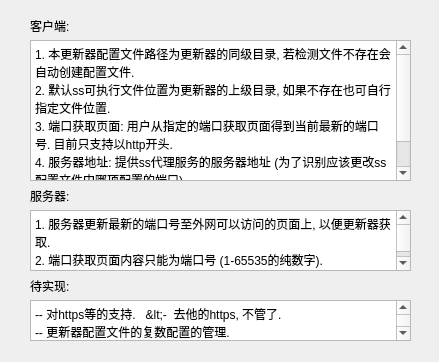
<?xml version="1.0" encoding="UTF-8"?>
<ui version="4.0">
 <class>About</class>
 <widget class="QWidget" name="About">
  <property name="geometry">
   <rect>
    <x>0</x>
    <y>0</y>
    <width>439</width>
    <height>362</height>
   </rect>
  </property>
  <property name="windowTitle">
   <string>关于</string>
  </property>
  <widget class="QPlainTextEdit" name="plainTextEdit">
   <property name="enabled">
    <bool>true</bool>
   </property>
   <property name="geometry">
    <rect>
     <x>30</x>
     <y>40</y>
     <width>381</width>
     <height>141</height>
    </rect>
   </property>
   <property name="readOnly">
    <bool>true</bool>
   </property>
   <property name="plainText">
    <string>1. 本更新器配置文件路径为更新器的同级目录, 若检测文件不存在会自动创建配置文件. 
2. 默认ss可执行文件位置为更新器的上级目录, 如果不存在也可自行指定文件位置. 
3. 端口获取页面: 用户从指定的端口获取页面得到当前最新的端口号. 目前只支持以http开头. 
4. 服务器地址: 提供ss代理服务的服务器地址 (为了识别应该更改ss配置文件中哪项配置的端口). 
5. 当前端口: 连接ss代理服务器的最新可用端口号. </string>
   </property>
  </widget>
  <widget class="QPlainTextEdit" name="plainTextEdit_2">
   <property name="geometry">
    <rect>
     <x>30</x>
     <y>210</y>
     <width>381</width>
     <height>61</height>
    </rect>
   </property>
   <property name="readOnly">
    <bool>true</bool>
   </property>
   <property name="plainText">
    <string>1. 服务器更新最新的端口号至外网可以访问的页面上, 以便更新器获取. 
2. 端口获取页面内容只能为端口号 (1-65535的纯数字). </string>
   </property>
  </widget>
  <widget class="QLabel" name="label">
   <property name="geometry">
    <rect>
     <x>30</x>
     <y>20</y>
     <width>54</width>
     <height>12</height>
    </rect>
   </property>
   <property name="text">
    <string>客户端: </string>
   </property>
  </widget>
  <widget class="QLabel" name="label_2">
   <property name="geometry">
    <rect>
     <x>30</x>
     <y>190</y>
     <width>54</width>
     <height>12</height>
    </rect>
   </property>
   <property name="text">
    <string>服务器: </string>
   </property>
  </widget>
  <widget class="QLabel" name="label_3">
   <property name="geometry">
    <rect>
     <x>30</x>
     <y>280</y>
     <width>54</width>
     <height>12</height>
    </rect>
   </property>
   <property name="text">
    <string>待实现: </string>
   </property>
  </widget>
  <widget class="QPlainTextEdit" name="plainTextEdit_3">
   <property name="geometry">
    <rect>
     <x>30</x>
     <y>300</y>
     <width>381</width>
     <height>41</height>
    </rect>
   </property>
   <property name="readOnly">
    <bool>true</bool>
   </property>
   <property name="plainText">
    <string>-- 对https等的支持.   &lt;-  去他的https, 不管了.
-- 更新器配置文件的复数配置的管理. </string>
   </property>
  </widget>
 </widget>
 <resources/>
 <connections/>
</ui>
